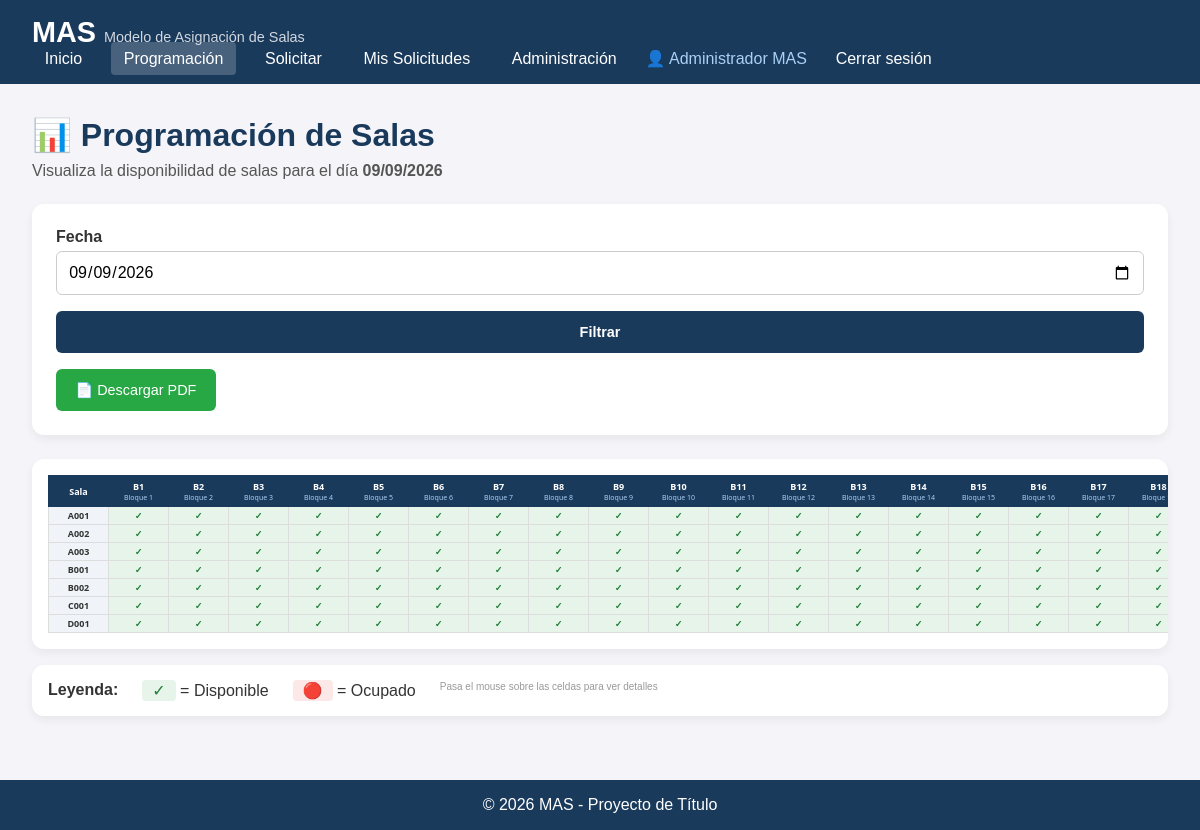
Screenshot of /programacion.php (signed in) with the database file from the repository.
### tables this page shows
CREATE TABLE bloques_horarios (
    id_bloque INT AUTO_INCREMENT PRIMARY KEY,
    numero_bloque INT NOT NULL,
    hora_inicio TIME NOT NULL,
    hora_fin TIME NOT NULL,
    dia_semana ENUM('lunes','martes','miercoles','jueves','viernes','sabado') NOT NULL
);

CREATE TABLE salas (
    id_sala INT AUTO_INCREMENT PRIMARY KEY,
    codigo_sala VARCHAR(10) UNIQUE NOT NULL,
    nombre_sala VARCHAR(100) NOT NULL,
    capacidad INT NOT NULL,
    id_tipo_sala INT,
    estado ENUM('disponible', 'mantencion') DEFAULT 'disponible',
    ubicacion VARCHAR(100),
    descripcion TEXT,
    FOREIGN KEY (id_tipo_sala) REFERENCES tipos_sala(id_tipo_sala)
);

### public/programacion.php (the view, shortened to what this page needs)
<?php
require_once '../config/database.php';
$userName = $_SESSION['nombre_completo'] ?? '';
$userRole = $_SESSION['rol'] ?? '';
$fecha = $_GET['fecha'] ?? date('Y-m-d');
$salas = $pdo->query("SELECT * FROM salas WHERE estado = 'disponible' ORDER BY codigo_sala")->fetchAll();
$bloques = $pdo->query("SELECT id_bloque, numero_bloque FROM bloques_horarios ORDER BY numero_bloque")->fetchAll();
$ocupado = [];
?>
<!DOCTYPE html>
<html lang="es">
<head>
    <link rel="stylesheet" href="css/style.css">
</head>
<body>
    <header>
        <nav>
            <div class="logo"><h1>MAS</h1><span>Modelo de Asignación de Salas</span></div>
            <ul>
                <li><a href="index.php">Inicio</a></li>
                <li><a href="programacion.php" class="active">Programación</a></li>
                <li><a href="solicitar.php">Solicitar</a></li>
                <li><a href="solicitudes.php">Mis Solicitudes</a></li>
                <?php if ($userRole === 'administrador'): ?>
                <li><a href="admin/salas.php">Administración</a></li>
                <?php endif; ?>
                <li><span>👤 <?php echo htmlspecialchars($userName); ?></span></li>
                <li><a href="logout.php">Cerrar sesión</a></li>
            </ul>
        </nav>
    </header>
    <main>
        <h2>📊 Programación de Salas</h2>
        <p>Visualiza la disponibilidad de salas para el día <strong><?php echo date('d/m/Y', strtotime($fecha)); ?></strong></p>
        <div class="filters">
            <div class="form-group">
                <label for="fecha">Fecha</label>
                <input type="date" id="fecha" name="fecha" value="<?php echo $fecha; ?>">
            </div>
            <button class="btn btn-primary" onclick="filtrarProgramacion()">Filtrar</button>
            <button class="btn btn-success" onclick="descargarPDF()">📄 Descargar PDF</button>
        </div>
        <div class="table-container">
            <table class="programacion-excel">
                <thead>
                    <tr>
                        <th style="min-width:60px;position:sticky;left:0;z-index:15;background:#1a3a5c;">Sala</th>
                        <?php foreach ($bloques as $b): ?>
                        <th style="min-width:60px;">
                            B<?php echo $b['numero_bloque']; ?>
                            <span class="bloque-header">Bloque <?php echo $b['numero_bloque']; ?></span>
                        </th>
                        <?php endforeach; ?>
                    </tr>
                </thead>
                <tbody>
                    <?php foreach ($salas as $sala): ?>
                    <tr>
                        <td class="sala-col"><?php echo htmlspecialchars($sala['codigo_sala']); ?></td>
                        <?php foreach ($bloques as $b): ?>
                        <?php
                            $ocupado_actual = isset($ocupado[$sala['id_sala']][$b['id_bloque']]);
                            $info = $ocupado_actual ? $ocupado[$sala['id_sala']][$b['id_bloque']] : null;
                        ?>
                        <td class="<?php echo $ocupado_actual ? 'celda-ocupada' : 'celda-disponible'; ?>">
                            <?php if ($ocupado_actual): ?>
                                <div>
                                    <?php if (!empty($info['profesor'])): ?>
                                        <div class="profesor-nombre"><?php echo htmlspecialchars(substr($info['profesor'], 0, 12)); ?></div>
                                    <?php endif; ?>
                                    <?php if (!empty($info['carrera'])): ?>
                                        <div class="profesor-carrera"><?php echo htmlspecialchars($info['carrera']); ?></div>
                                    <?php endif; ?>
                                    <?php if (!empty($info['paralelo'])): ?>
                                        <div class="profesor-paralelo">P<?php echo htmlspecialchars($info['paralelo']); ?></div>
                                    <?php endif; ?>
                                    <?php if (!empty($info['actividad'])): ?>
                                        <div class="profesor-actividad"><?php echo htmlspecialchars($info['actividad']); ?></div>
                                    <?php endif; ?>
                                </div>
                            <?php else: ?>
                                <span style="color:#1e7e34;font-weight:bold;">✓</span>
                            <?php endif; ?>
                        </td>
                        <?php endforeach; ?>
                    </tr>
                    <?php endforeach; ?>
                </tbody>
            </table>
        </div>
        <div style="margin-top:1rem;display:flex;flex-wrap:wrap;gap:1.5rem;background:white;padding:1rem;border-radius:12px;box-shadow:0 4px 10px rgba(0,0,0,0.06);">
            <div><strong>Leyenda:</strong></div>
            <div><span style="background:#e6f4ea;padding:2px 10px;border-radius:4px;color:#1e7e34;">✓</span> = Disponible</div>
            <div><span style="background:#fce8e6;padding:2px 10px;border-radius:4px;color:#d93025;">🔴</span> = Ocupado</div>
            <div style="color:#999;font-size:10px;">Pasa el mouse sobre las celdas para ver detalles</div>
        </div>
    </main>
    <footer><p>&copy; 2026 MAS - Proyecto de Título</p></footer>
</body>
</html>

### public/css/style.css (style rules this page uses)
* { margin: 0; padding: 0; box-sizing: border-box; }
body { font-family: Arial, sans-serif; background: #f4f4f9; color: #333; min-height: 100vh; display: flex; flex-direction: column; }
header { background: #1a3a5c; color: white; padding: 1rem 2rem; position: sticky; top: 0; z-index: 1000; }
nav { display: flex; justify-content: space-between; align-items: center; flex-wrap: wrap; max-width: 1200px; margin: 0 auto; }
nav .logo h1 { display: inline; font-size: 1.8rem; }
nav .logo span { font-size: 0.9rem; opacity: 0.8; margin-left: 0.5rem; }
nav ul { list-style: none; display: flex; gap: 1rem; align-items: center; flex-wrap: wrap; }
nav ul li a { color: white; text-decoration: none; padding: 0.5rem 0.8rem; border-radius: 4px; transition: background 0.3s; }
nav ul li a.active { background: rgba(255, 255, 255, 0.2); }
nav ul li span { color: #aad0f5; }
main { flex: 1; max-width: 1200px; margin: 2rem auto; padding: 0 2rem; width: 100%; }
h2 { color: #1a3a5c; font-size: 2rem; margin-bottom: 0.5rem; }
main > p { color: #555; margin-bottom: 1.5rem; }
.btn-primary { width: 100%; padding: 0.8rem; background: #1a3a5c; color: white; border: none; border-radius: 6px; font-size: 1rem; font-weight: 600; cursor: pointer; transition: background 0.3s; }
.table-container { overflow-x: auto; background: white; border-radius: 12px; box-shadow: 0 4px 10px rgba(0, 0, 0, 0.06); padding: 1rem; }
table { width: 100%; border-collapse: collapse; font-size: 13px; }
table th { background: #1a3a5c; color: white; padding: 0.7rem 0.8rem; text-align: left; }
table td { padding: 0.6rem 0.8rem; border-bottom: 1px solid #eee; }
.btn { display: inline-block; padding: 0.5rem 1.2rem; border-radius: 6px; text-decoration: none; font-size: 0.9rem; border: none; cursor: pointer; transition: background 0.3s; }
.btn-success { background: #28a745; color: white; }
.form-group { margin-bottom: 1.2rem; }
.form-group label { display: block; font-weight: 600; margin-bottom: 0.3rem; color: #333; }
.form-group input, .form-group select, .form-group textarea { width: 100%; padding: 0.7rem; border: 1px solid #ccc; border-radius: 6px; font-size: 1rem; font-family: inherit; }
.filters { display: flex; flex-wrap: wrap; gap: 1rem; background: white; padding: 1.5rem; border-radius: 12px; box-shadow: 0 4px 10px rgba(0, 0, 0, 0.06); margin-bottom: 1.5rem; align-items: flex-end; }
.filters .form-group { margin-bottom: 0; flex: 1; min-width: 150px; }
.filters .btn { align-self: flex-end; height: 42px; }
footer { background: #1a3a5c; color: white; text-align: center; padding: 1rem; margin-top: 2rem; }
.programacion-excel { font-family: 'Segoe UI', Arial, sans-serif; font-size: 12px; border-collapse: collapse; width: 100%; background: #fff; }
.programacion-excel th { background: #1a3a5c; color: #fff; font-weight: bold; padding: 6px 8px; border: 1px solid #1a3a5c; text-align: center; font-size: 11px; }
.programacion-excel td { padding: 4px 6px; border: 1px solid #ddd; text-align: center; font-size: 11px; min-width: 40px; }
.programacion-excel tr:nth-child(even) { background-color: #f9f9f9; }

### public/programacion.php (style rules this page uses)
.programacion-excel { font-family: 'Segoe UI', Arial, sans-serif; font-size: 10px; border-collapse: collapse; width: 100%; background: #fff; }
.programacion-excel th { background: #1a3a5c; color: #fff; font-weight: bold; padding: 4px 6px; border: 1px solid #1a3a5c; text-align: center; font-size: 9px; position: sticky; top: 0; z-index: 10; }
.programacion-excel td { border: 1px solid #ddd; padding: 2px 4px; text-align: center; vertical-align: middle; font-size: 9px; min-width: 60px; max-width: 120px; }
.programacion-excel tr:nth-child(even) { background-color: #f9f9f9; }
.programacion-excel .sala-col { background-color: #f0f4f8; font-weight: bold; color: #333; min-width: 60px; position: sticky; left: 0; z-index: 5; }
.programacion-excel .celda-disponible { background-color: #e6f4ea !important; color: #1e7e34; }
.table-container { overflow-x: auto; max-height: 600px; overflow-y: auto; }
.table-container table { min-width: 100%; }
.bloque-header { font-size: 7px; font-weight: normal; display: block; color: #aad0f5; }

### rows the page displays
bloques_horarios: numero_bloque "1"
bloques_horarios: numero_bloque "2"
bloques_horarios: numero_bloque "3"
bloques_horarios: numero_bloque "4"
bloques_horarios: numero_bloque "5"
bloques_horarios: numero_bloque "6"
bloques_horarios: numero_bloque "7"
bloques_horarios: numero_bloque "8"
bloques_horarios: numero_bloque "9"
bloques_horarios: numero_bloque "10"
bloques_horarios: numero_bloque "11"
bloques_horarios: numero_bloque "12"
bloques_horarios: numero_bloque "13"
bloques_horarios: numero_bloque "14"
bloques_horarios: numero_bloque "15"
bloques_horarios: numero_bloque "16"
bloques_horarios: numero_bloque "17"
bloques_horarios: numero_bloque "18"
salas: codigo_sala "A001"
salas: codigo_sala "A002"
salas: codigo_sala "A003"
salas: codigo_sala "B001"
salas: codigo_sala "B002"
salas: codigo_sala "C001"
salas: codigo_sala "D001"

### other values shown
$userName "Administrador MAS"
date('d/m/Y', strtotime($fecha)) "09/09/2026"
